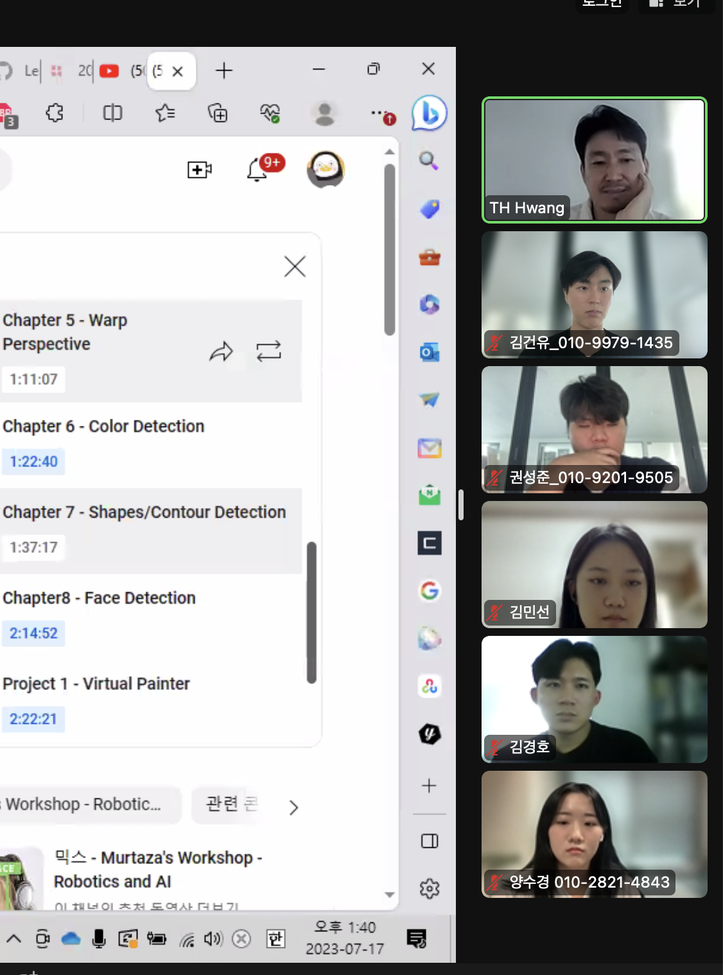
#> input picture test.png, 723 x 975 px, shrunk from 1126 x 1518 before the run
$ jupyter execute 1.ipynb
#> lines starting #> are read from the running program, lines starting #| are printed output that depends on the picture
[cell 1]
import cv2
print("Package Imported")

[cell 2]
img = cv2.imread("test.png")
#> img is the input picture: shape (975, 723, 3); mean B, G, R 175, 175, 174.5

imgGray = cv2.cvtColor(img, cv2.COLOR_BGR2GRAY)
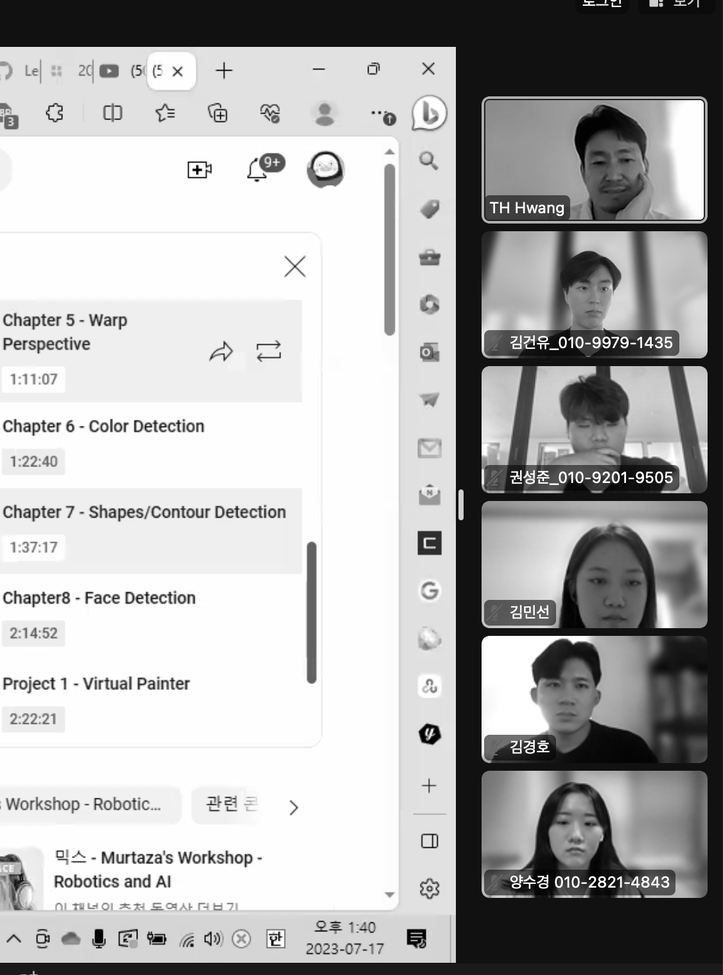
#> imgGray: shape (975, 723); min 0, max 255, mean 174.8
cv2.imshow("Gray Image", imgGray)
